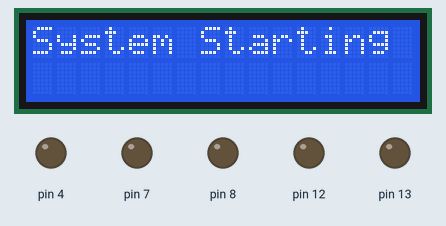
The sketch below on a simulated Arduino Uno, built with avr-gcc and run on an emulated ATmega328P. On the bench: 16×2 character LCD, output pins drawn as LEDs (lit = HIGH).

Above: at 0.1 s.
At 1.7 s:
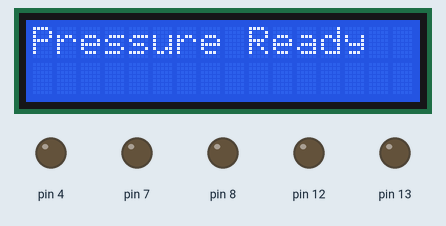
At 4.7 s:
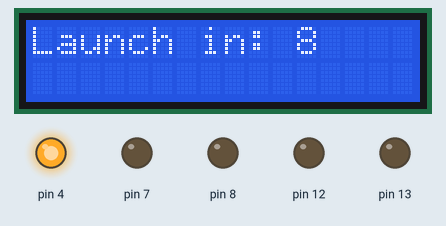
At 7.8 s:
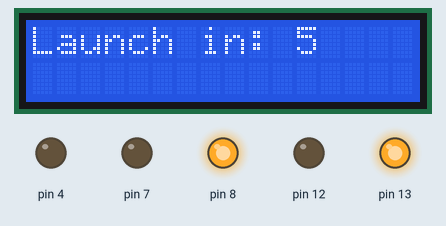
At 10.8 s:
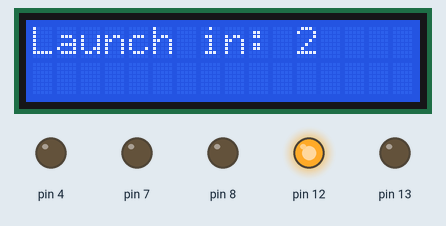
At 13.9 s:
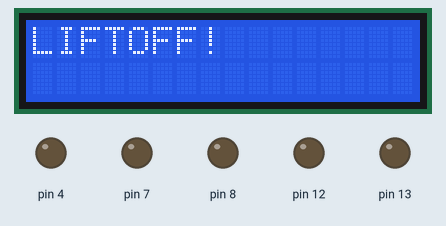
Timing chart, 0 to 15.4 s (numbered marks = the images above):
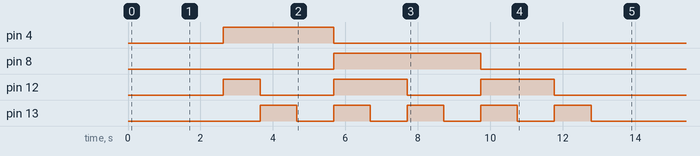

Measured:
- by itself, pin 4: LOW → HIGH at 2.6 s, → LOW 3.0 s later
- by itself, pin 8: LOW → HIGH at 5.7 s, → LOW 4.1 s later
- by itself, pin 12: repeats every 4.1 s: LOW 2.0 s, HIGH 2.0 s, until it stays LOW from 11.8 s
- by itself, pin 13: alternates HIGH for 1.0 s and LOW for 1.0 s, 10 changes in all, then stays LOW
- what the display in image 1 shows lasts 1.0 s, from 1.6 s to 2.6 s

The sketch:

2026FA-ENGR-2304-3-AZAK-ISMAIL-P09.ino
```cpp
// 2026FA-ENGR-2304-3-AZAK-ISMAIL-P09
// Pressure Regulation + Countdown System
// Number convention: Binary unless prefixed with 0x

#include <Wire.h>
#include <Adafruit_LiquidCrystal.h>

// LCD configuration
Adafruit_LiquidCrystal lcd(0);

// Hardware pin assignments
const int leds[] = {
  0b1101,  // Pin 13 - Binary bit 0
  0b1100,  // Pin 12 - Binary bit 1
  0b1000,  // Pin 8  - Binary bit 2
  0b0100   // Pin 4  - Binary bit 3
};

const int compressor = 0b0111;  // Pin 7

// Pressure settings
const int targetInput = A0;
const int pressureInput = A2;

const int maxPressure = 0b1100100;  // 100 PSI

// System variables
int targetPressure = 0;
int currentPressure = 0;

bool launched = false;


// ======================================
// SETUP
// ======================================

void setup()
{
  // Initialize LCD
  lcd.begin(0b10000, 0b10);
  lcd.setBacklight(0b1);

  // Initialize compressor output
  pinMode(compressor, OUTPUT);
  digitalWrite(compressor, LOW);

  // Initialize countdown LEDs
  for (int i = 0; i < 0b100; i++)
  {
    pinMode(leds[i], OUTPUT);
    digitalWrite(leds[i], LOW);
  }

  lcd.print("System Starting");
  delay(0b10111011100);  // 1500 ms
  lcd.clear();
}


// ======================================
// READ PRESSURE
// ======================================

void readPressure()
{
  // Read target pressure potentiometer
  int targetReading = analogRead(targetInput);

  // Read current pressure potentiometer
  int pressureReading = analogRead(pressureInput);

  // Convert analog readings into PSI (0-100)
  targetPressure = map(
    targetReading, 0, 0b1111111111, 0, maxPressure
  );

  currentPressure = map(
    pressureReading, 0, 0b1111111111, 0, maxPressure
  );
}


// ======================================
// DISPLAY PRESSURE
// ======================================

void displayPressure()
{
  lcd.setCursor(0, 0);
  lcd.print("Target: ");
  lcd.print(targetPressure);
  lcd.print(" psi   ");

  lcd.setCursor(0, 1);
  lcd.print("Now: ");
  lcd.print(currentPressure);
  lcd.print(" psi     ");
}


// ======================================
// CONTROL COMPRESSOR
// ======================================

void controlCompressor()
{
  if (currentPressure < targetPressure)
  {
    // Pressure is below target
    digitalWrite(compressor, HIGH);
  }
  else
  {
    // Target pressure achieved
    digitalWrite(compressor, LOW);
  }
}


// ======================================
// DISPLAY BINARY COUNTDOWN
// ======================================

void displayBinary(int number)
{
  for (int i = 0; i < 0b100; i++)
  {
    digitalWrite(leds[i], bitRead(number, i));
  }
}


// ======================================
// ROCKET COUNTDOWN
// ======================================

void runCountdown()
{
  digitalWrite(compressor, LOW);

  lcd.clear();
  lcd.print("Pressure Ready");

  delay(0b1111101000);  // 1000 ms

  // Countdown from 10 to 0
  for (int count = 0b1010; count >= 0; count--)
  {
    displayBinary(count);

    lcd.clear();
    lcd.setCursor(0, 0);
    lcd.print("Launch in: ");
    lcd.print(count);

    delay(0b1111101000);  // 1000 ms
  }

  // Countdown completed
  lcd.clear();
  lcd.print("LIFTOFF!");

  // Turn off all LEDs
  for (int i = 0; i < 0b100; i++)
  {
    digitalWrite(leds[i], LOW);
  }

  digitalWrite(compressor, LOW);

  launched = true;
}


// ======================================
// MAIN PROGRAM LOOP
// ======================================

void loop()
{
  // Prevent repeated countdown
  if (launched)
  {
    return;
  }

  // Read pressure measurements
  readPressure();

  // Display current system status
  displayPressure();

  // Regulate compressor output
  controlCompressor();

  // Start countdown when target pressure is reached
  if (currentPressure >= targetPressure)
  {
    runCountdown();
  }

  delay(0b1100100);  // 100 ms
}
```
